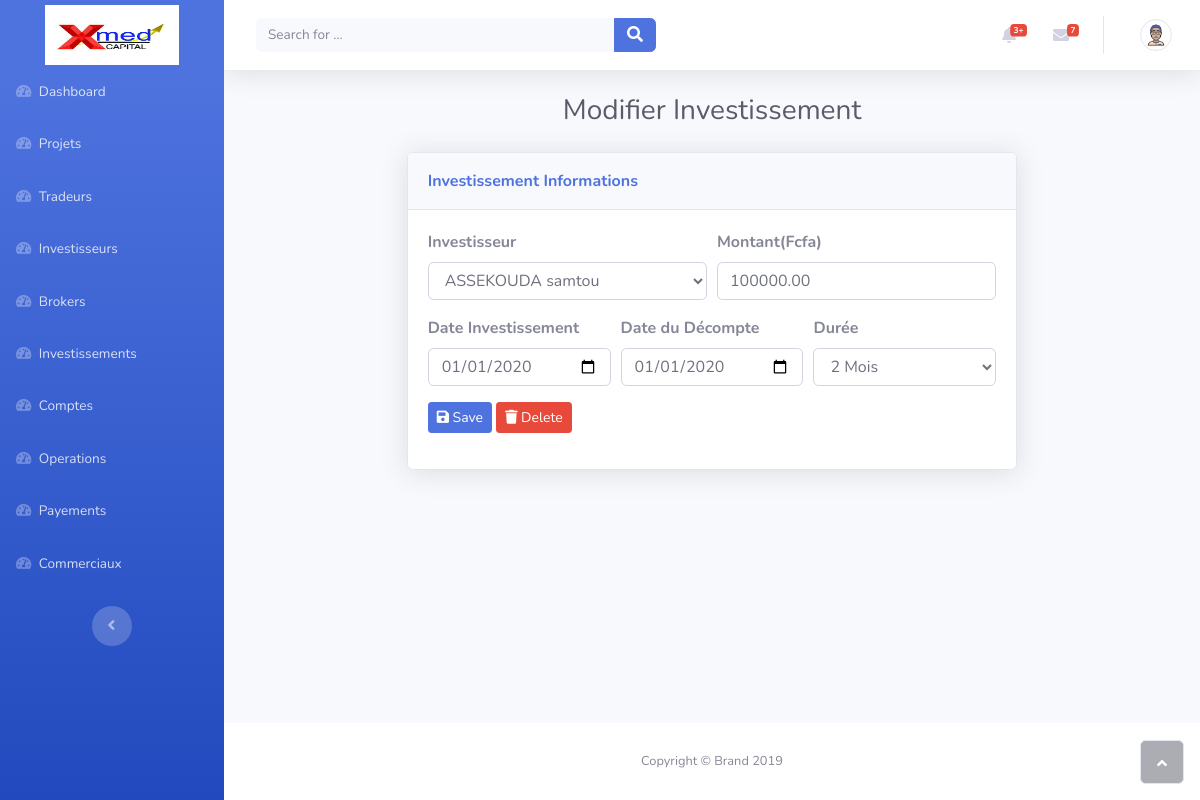
/investissements/modifier/4, run on the app's committed database.
### investissement/models.py (models this page shows, shortened)
class Investissement(models.Model):
	investisseur = models.ForeignKey(Investisseur, related_name='investissements', on_delete=models.CASCADE)
	montant = models.DecimalField(max_digits=10, decimal_places=2)
	date_investissement = models.DateField(default=date.today)
	date_decompte = models.DateField(default=date.today)
	duree = models.PositiveSmallIntegerField(default=1)

### investissement/views.py (the view, shortened to what this page needs)
# urls.py: path('modifier/<int:pk>', views.modifier, name="modifier_broker"),
def modifier(request, pk):
    investissement = Investissement.objects.get(id=pk)
    form = InvestissementForm(
        initial={
            'investisseur': investissement.investisseur,
            'montant': investissement.montant,
            'date_investissement': investissement.date_investissement.strftime('%Y-%m-%d'),
            'date_decompte': investissement.date_decompte.strftime('%Y-%m-%d'),
            'duree': investissement.duree,
        }
    )
    form.instance = investissement
    context = {
        'form': form,
        'investissement': investissement,
    }
    return render(request, 'investissement/modifier.html', context)

### investisseur/models.py (called while the page is built)
	def __str__(self):
		return f"{self.first_name} {self.last_name}"

### investissement/templates/investissement/modifier.html (shortened to what this page needs)
{% extends 'base.html' %}
{% load static %}
{% block stylesheets %}
	<link rel="stylesheet" type="text/css" href="{% static 'css/compte/modifier.css' %}">
{% endblock %}
{% block content %}
    <div class="container-fluid">
        <h3 class="text-dark text-center mb-4">Modifier Investissement</h3>
        <div class="row mb-3">
            <div class="col-lg-2">
            </div>
            <div class="col-lg-8">
                <div class="row">
                    <div class="col">
                        <div class="card shadow mb-3">
                            <div class="card-header py-3">
                                <p class="text-primary m-0 font-weight-bold">Investissement Informations</p>
                            </div>
                            <div class="card-body">
                                {% include 'investissement/forms/modifier.html' %}
                            </div>
                        </div>
                    </div>
                </div>
            </div>
        </div>
    </div>
{% endblock %}

### investissement/templates/investissement/forms/modifier.html (shortened to what this page needs)
{% load static %}
<form id="modifier_form" action="" method="POST" enctype="multipart/form-data">
    <div class="form-row">
        <div class="col">
            <div class="form-group">
                <label for="id_investisseur">
                    <strong>Investisseur</strong>
                </label>
                {{ form.investisseur }}
            </div>
        </div>
        <div class="col">
            <div class="form-group">
                <label for="id_montant">
                    <strong>Montant(Fcfa)</strong>
                </label>
                {{ form.montant }}
            </div>
        </div>
    </div>
    <div class="form-row">
        <div class="col">
            <div class="form-group">
                <label for="id_date_investissement">
                    <strong>Date Investissement</strong>
                </label>
                {{ form.date_investissement }}
            </div>
        </div>
        <div class="col">
            <div class="form-group">
                <label for="id_date_decompte">
                    <strong>Date du Décompte</strong>
                </label>
                {{ form.date_decompte }}
            </div>
        </div>
        <div class="col">
            <div class="form-group">
                <label for="id_duree">
                    <strong>Durée</strong>
                </label>
                {{ form.duree }}
            </div>
        </div>
    </div>
    <div class="form-group">
        <button class="btn btn-primary btn-sm" type="submit"><i class="fas fa-save"></i>&nbsp;Save</button>
        <button class="btn btn-danger btn-sm" type="button"
                value="{% url 'supprimer_investissement' pk=investissement.id %}"
                onclick="supprimerInvestissement(this.value);">
            <i class="fas fa-trash" ></i>&nbsp;Delete
        </button>
    </div>
</form>

### data on the page
Investissement: investisseur "ASSEKOUDA samtou", montant "100000.00", date_investissement "01/01/2020", date_decompte "01/01/2020", duree "2 Mois"
